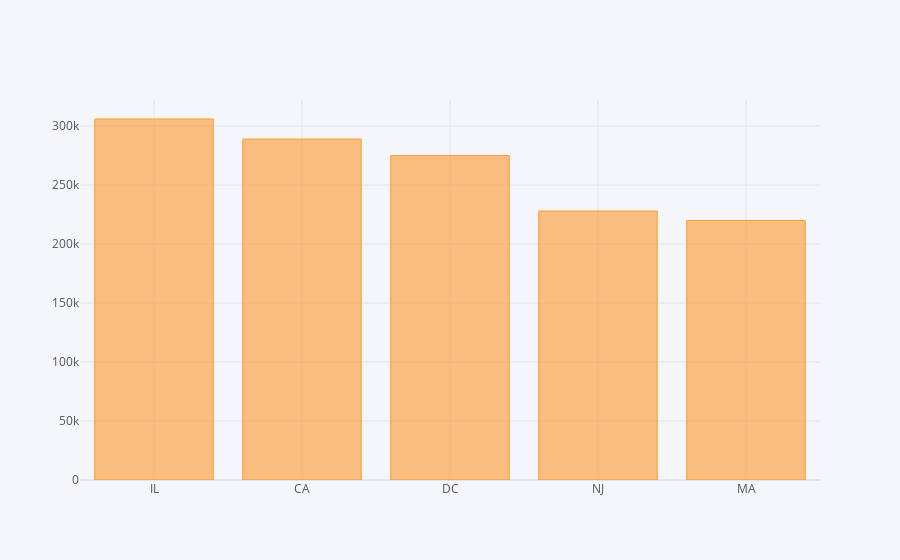

Notebook code cell kept with this figure:
### Code cell
data.groupby(['State'])['Max_Salary'].max().nlargest(5).iplot(kind='bar')

### Figure 1 — Plotly figure (JSON) as saved in the notebook; plotly's stock layout.template omitted (floating-point values rounded to 4 significant figures)
{"data": [{"marker": {"color": "rgba(255, 153, 51, 0.6)", "line": {"color": "rgba(255, 153, 51, 1.0)", "width": 1}}, "name": "Max_Salary", "orientation": "v", "text": "", "type": "bar", "x": ["IL", "CA", "DC", "NJ", "MA"], "y": [306000, 289000, 275000, 228000, 220000]}], "layout": {"legend": {"bgcolor": "#F5F6F9", "font": {"color": "#4D5663"}}, "paper_bgcolor": "#F5F6F9", "plot_bgcolor": "#F5F6F9", "title": {"font": {"color": "#4D5663"}}, "xaxis": {"gridcolor": "#E1E5ED", "showgrid": true, "tickfont": {"color": "#4D5663"}, "title": {"font": {"color": "#4D5663"}, "text": ""}, "zerolinecolor": "#E1E5ED"}, "yaxis": {"gridcolor": "#E1E5ED", "showgrid": true, "tickfont": {"color": "#4D5663"}, "title": {"font": {"color": "#4D5663"}, "text": ""}, "zerolinecolor": "#E1E5ED"}}}
